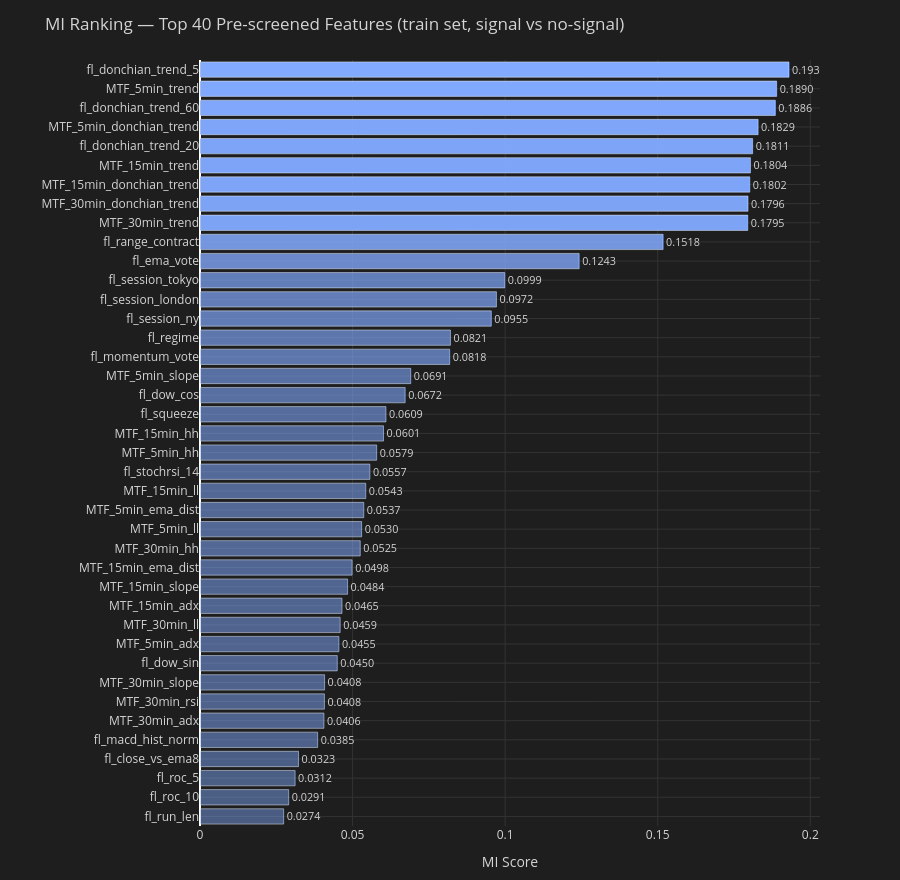
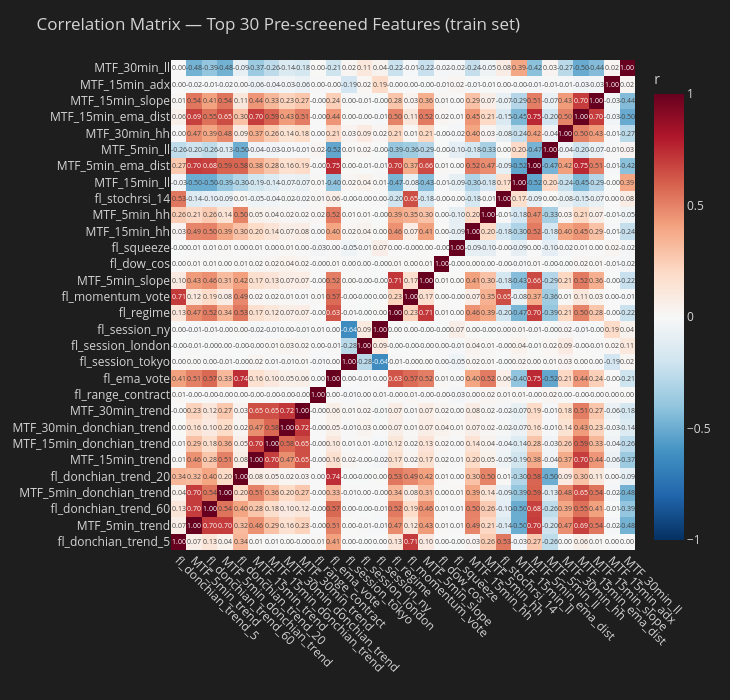

Notebook code cell kept with these figures, in order:
### Code cell
# ── MI bar chart (pre-screened features) ─────────────────────────────────────
_N_SHOW = min(40, len(mi_ps_df))
_top_mi = mi_ps_df.head(_N_SHOW)
_mi_max = _top_mi['mi'].max()
_bar_colors = [f'rgba(130,170,255,{0.35 + 0.65 * v / (_mi_max + 1e-9):.2f})' for v in _top_mi['mi']]

fig = go.Figure(go.Bar(
    y=_top_mi['feature'][::-1],
    x=_top_mi['mi'][::-1],
    orientation='h',
    marker_color=_bar_colors[::-1],
    text=[f'{v:.4f}' for v in _top_mi['mi'][::-1]],
    textposition='outside',
))
fig.update_layout(
    title=f'MI Ranking — Top {_N_SHOW} Pre-screened Features (train set, signal vs no-signal)',
    height=max(500, _N_SHOW * 22),
    xaxis=dict(title='MI Score', gridcolor='#333'),
    yaxis=dict(automargin=True, gridcolor='#333'),
    paper_bgcolor='#1e1e1e', plot_bgcolor='#1e1e1e', font=dict(color='#d4d4d4'),
    margin=dict(l=200, r=80, t=60, b=40),
)
fig.show()

# ── Correlation heatmap (top-30 by MI after dedup) ────────────────────────────
_N_CORR  = min(30, len(mi_ps_df))
_hmap_fs = mi_ps_df['feature'].head(_N_CORR).tolist()
_hmap_ix = [_prescreened_idx[prescreened_features.index(f)] for f in _hmap_fs]
_X_hmap  = X_train_v[:, _hmap_ix]
_corr_h  = np.corrcoef(_X_hmap.T)

fig2 = go.Figure(go.Heatmap(
    z=_corr_h, x=_hmap_fs, y=_hmap_fs,
    colorscale='RdBu_r', zmid=0, zmin=-1, zmax=1,
    colorbar=dict(title='r'),
    text=[[f'{v:.2f}' for v in row] for row in _corr_h],
    texttemplate='%{text}',
    textfont=dict(size=7),
))
fig2.update_layout(
    title=f'Correlation Matrix — Top {_N_CORR} Pre-screened Features (train set)',
    height=700, width=730,
    paper_bgcolor='#1e1e1e', plot_bgcolor='#1e1e1e', font=dict(color='#d4d4d4'),
    xaxis=dict(tickangle=45, automargin=True),
    yaxis=dict(automargin=True),
    margin=dict(l=150, r=20, t=60, b=150),
)
fig2.show()

### Figure 1 — Plotly figure (JSON) as saved in the notebook; plotly's stock layout.template omitted (floating-point values rounded to 4 significant figures)
{"data": [{"marker": {"color": ["rgba(130,170,255,0.44)", "rgba(130,170,255,0.45)", "rgba(130,170,255,0.45)", "rgba(130,170,255,0.46)", "rgba(130,170,255,0.48)", "rgba(130,170,255,0.49)", "rgba(130,170,255,0.49)", "rgba(130,170,255,0.49)", "rgba(130,170,255,0.50)", "rgba(130,170,255,0.50)", "rgba(130,170,255,0.50)", "rgba(130,170,255,0.51)", "rgba(130,170,255,0.51)", "rgba(130,170,255,0.52)", "rgba(130,170,255,0.53)", "rgba(130,170,255,0.53)", "rgba(130,170,255,0.53)", "rgba(130,170,255,0.53)", "rgba(130,170,255,0.54)", "rgba(130,170,255,0.54)", "rgba(130,170,255,0.55)", "rgba(130,170,255,0.56)", "rgba(130,170,255,0.58)", "rgba(130,170,255,0.58)", "rgba(130,170,255,0.63)", "rgba(130,170,255,0.63)", "rgba(130,170,255,0.67)", "rgba(130,170,255,0.68)", "rgba(130,170,255,0.69)", "rgba(130,170,255,0.77)", "rgba(130,170,255,0.86)", "rgba(130,170,255,0.95)", "rgba(130,170,255,0.95)", "rgba(130,170,255,0.96)", "rgba(130,170,255,0.96)", "rgba(130,170,255,0.96)", "rgba(130,170,255,0.97)", "rgba(130,170,255,0.98)", "rgba(130,170,255,0.99)", "rgba(130,170,255,1.00)"]}, "orientation": "h", "text": ["0.0274", "0.0291", "0.0312", "0.0323", "0.0385", "0.0406", "0.0408", "0.0408", "0.0450", "0.0455", "0.0459", "0.0465", "0.0484", "0.0498", "0.0525", "0.0530", "0.0537", "0.0543", "0.0557", "0.0579", "0.0601", "0.0609", "0.0672", "0.0691", "0.0818", "0.0821", "0.0955", "0.0972", "0.0999", "0.1243", "0.1518", "0.1795", "0.1796", "0.1802", "0.1804", "0.1811", "0.1829", "0.1886", "0.1890", "0.1930"], "textposition": "outside", "type": "bar", "x": [0.02741, 0.02906, 0.03117, 0.03229, 0.03855, 0.04062, 0.04077, 0.04083, 0.04498, 0.04552, 0.04593, 0.04654, 0.04837, 0.04985, 0.05252, 0.05297, 0.05367, 0.05433, 0.05567, 0.05789, 0.06014, 0.06094, 0.06723, 0.06906, 0.08183, 0.08207, 0.09547, 0.09715, 0.09988, 0.1243, 0.1518, 0.1795, 0.1796, 0.1802, 0.1804, 0.1811, 0.1829, 0.1886, 0.189, 0.193], "y": ["fl_run_len", "fl_roc_10", "fl_roc_5", "fl_close_vs_ema8", "fl_macd_hist_norm", "MTF_30min_adx", "MTF_30min_rsi", "MTF_30min_slope", "fl_dow_sin", "MTF_5min_adx", "MTF_30min_ll", "MTF_15min_adx", "MTF_15min_slope", "MTF_15min_ema_dist", "MTF_30min_hh", "MTF_5min_ll", "MTF_5min_ema_dist", "MTF_15min_ll", "fl_stochrsi_14", "MTF_5min_hh", "MTF_15min_hh", "fl_squeeze", "fl_dow_cos", "MTF_5min_slope", "fl_momentum_vote", "fl_regime", "fl_session_ny", "fl_session_london", "fl_session_tokyo", "fl_ema_vote", "fl_range_contract", "MTF_30min_trend", "MTF_30min_donchian_trend", "MTF_15min_donchian_trend", "MTF_15min_trend", "fl_donchian_trend_20", "MTF_5min_donchian_trend", "fl_donchian_trend_60", "MTF_5min_trend", "fl_donchian_trend_5"]}], "layout": {"font": {"color": "#d4d4d4"}, "height": 880, "margin": {"b": 40, "l": 200, "r": 80, "t": 60}, "paper_bgcolor": "#1e1e1e", "plot_bgcolor": "#1e1e1e", "title": {"text": "MI Ranking — Top 40 Pre-screened Features (train set, signal vs no-signal)"}, "xaxis": {"gridcolor": "#333", "title": {"text": "MI Score"}}, "yaxis": {"automargin": true, "gridcolor": "#333"}}}

### Figure 2 — Plotly figure (JSON) as saved in the notebook; plotly's stock layout.template omitted (floating-point values rounded to 4 significant figures; data arrays with more than 128 entries replaced by an {"elided": "..."} marker saying what was removed)
{"data": [{"colorbar": {"title": {"text": "r"}}, "colorscale": [[0, "rgb(5,48,97)"], [0.1, "rgb(33,102,172)"], [0.2, "rgb(67,147,195)"], [0.3, "rgb(146,197,222)"], [0.4, "rgb(209,229,240)"], [0.5, "rgb(247,247,247)"], [0.6, "rgb(253,219,199)"], [0.7, "rgb(244,165,130)"], [0.8, "rgb(214,96,77)"], [0.9, "rgb(178,24,43)"], [1, "rgb(103,0,31)"]], "text": {"elided": "30x30 str values"}, "textfont": {"size": 7}, "texttemplate": "%{text}", "type": "heatmap", "x": ["fl_donchian_trend_5", "MTF_5min_trend", "fl_donchian_trend_60", "MTF_5min_donchian_trend", "fl_donchian_trend_20", "MTF_15min_trend", "MTF_15min_donchian_trend", "MTF_30min_donchian_trend", "MTF_30min_trend", "fl_range_contract", "fl_ema_vote", "fl_session_tokyo", "fl_session_london", "fl_session_ny", "fl_regime", "fl_momentum_vote", "MTF_5min_slope", "fl_dow_cos", "fl_squeeze", "MTF_15min_hh", "MTF_5min_hh", "fl_stochrsi_14", "MTF_15min_ll", "MTF_5min_ema_dist", "MTF_5min_ll", "MTF_30min_hh", "MTF_15min_ema_dist", "MTF_15min_slope", "MTF_15min_adx", "MTF_30min_ll"], "y": ["fl_donchian_trend_5", "MTF_5min_trend", "fl_donchian_trend_60", "MTF_5min_donchian_trend", "fl_donchian_trend_20", "MTF_15min_trend", "MTF_15min_donchian_trend", "MTF_30min_donchian_trend", "MTF_30min_trend", "fl_range_contract", "fl_ema_vote", "fl_session_tokyo", "fl_session_london", "fl_session_ny", "fl_regime", "fl_momentum_vote", "MTF_5min_slope", "fl_dow_cos", "fl_squeeze", "MTF_15min_hh", "MTF_5min_hh", "fl_stochrsi_14", "MTF_15min_ll", "MTF_5min_ema_dist", "MTF_5min_ll", "MTF_30min_hh", "MTF_15min_ema_dist", "MTF_15min_slope", "MTF_15min_adx", "MTF_30min_ll"], "z": {"elided": "30x30 float values"}, "zmax": 1, "zmid": 0, "zmin": -1}], "layout": {"font": {"color": "#d4d4d4"}, "height": 700, "margin": {"b": 150, "l": 150, "r": 20, "t": 60}, "paper_bgcolor": "#1e1e1e", "plot_bgcolor": "#1e1e1e", "title": {"text": "Correlation Matrix — Top 30 Pre-screened Features (train set)"}, "width": 730, "xaxis": {"automargin": true, "tickangle": 45}, "yaxis": {"automargin": true}}}
